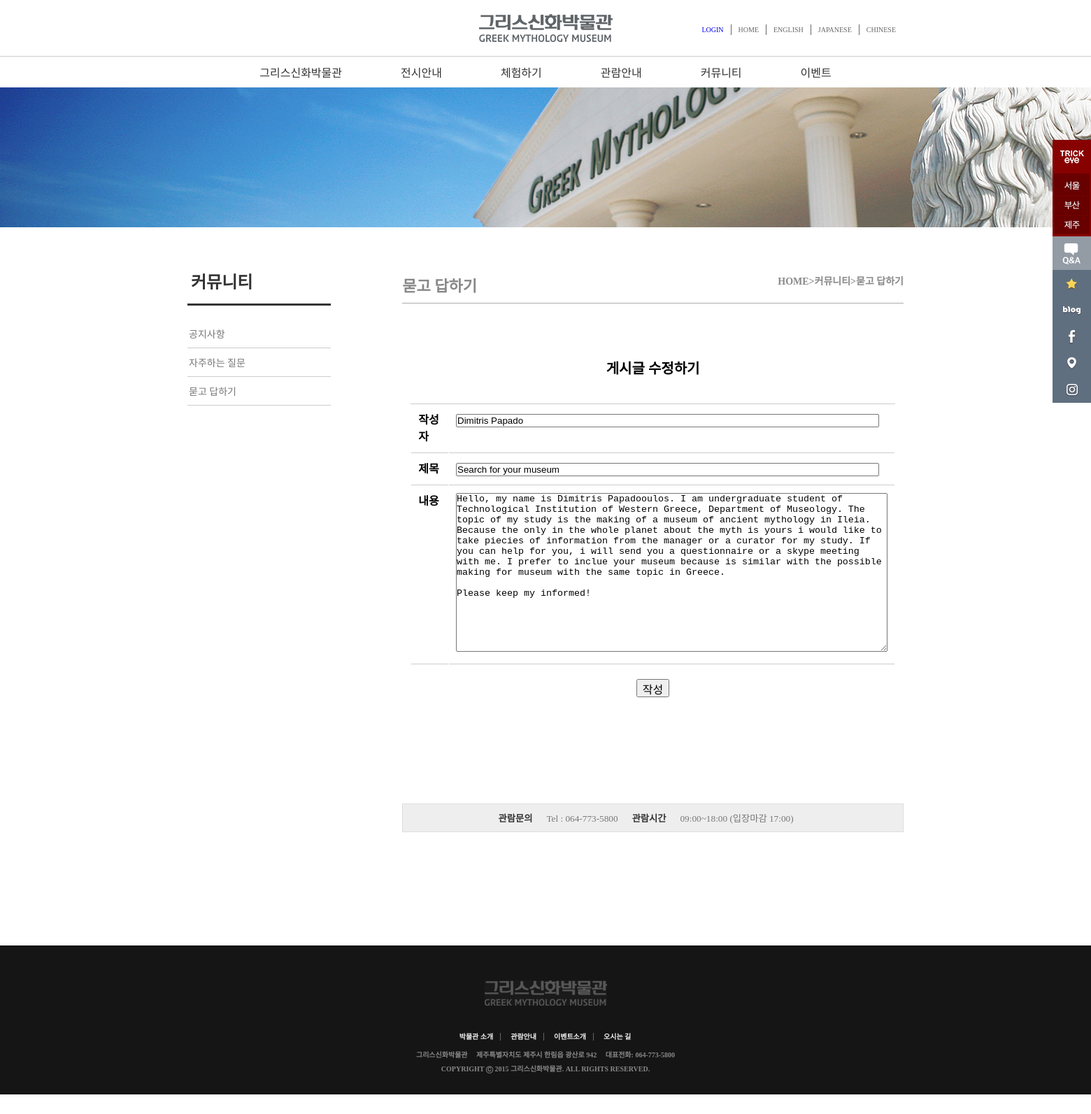
The app's page /Community/qna_modify.php?num=1 with its own data.
### tables this page shows
CREATE TABLE `board_qna` (
  `num` int(11) NOT NULL,
  `id` char(15) NOT NULL,
  `name` char(15) NOT NULL,
  `subject` char(200) NOT NULL,
  `content` text NOT NULL,
  `regist_day` char(20) NOT NULL,
  `hit` int(11) NOT NULL,
  `file_name` char(40) DEFAULT NULL,
  `file_type` char(40) DEFAULT NULL,
  `file_copied` char(40) DEFAULT NULL
);

### Community/qna_modify.php (the view, shortened to what this page needs)
<!DOCTYPE html>
<html lang="kor">
<head>
    <link rel="stylesheet" href="../css/common.css?ver=1">
    <link rel="stylesheet" href="../css/subpage_common.css?ver=1">
    <link rel="stylesheet" href="../css/community.css?ver=1">
    <link rel="stylesheet" href="../css/board_modify.css?ver=1">
</head>
<body>
    <div id="wrap">
        <header>
            <?php include "../header.php"  ?>
        </header>
        <section id="slider">
           <img src="../img/aboutus/sub_visual_bg.jpg" alt="">
        </section>
        <div id="sub_main">
            <aside id="left_menu">
            </aside>
        <section id="sub_contents">
            <h3>묻고 답하기<span>HOME>커뮤니티>묻고 답하기</span></h3>
            <?php
                $con = mysqli_connect("localhost", "user1", "12345", "sample");
                $num = $_GET['num'];
                $query = "select subject, content, regist_day, hit, name from board_qna where num = $num";
                $result = $con->query($query);
                $rows = mysqli_fetch_assoc($result);
                $subject = $rows['subject'];
                $content = $rows['content'];
                $id = $rows['name'];
            ?>
            <form method="POST" action="qna_modify_action.php">
                <table style="padding-top:50px" align=center width=auto border=0 cellpadding=2>
                    <tr>
                        <td style="height:33; float:center;">
                            <p style="font-size:20px; text-align:center; margin-top:15px; margin-bottom:15px"><b>게시글 수정하기</b></p>
                        </td>
                    </tr>
                    <tr>
                        <td bgcolor=white>
                            <table class="table2">
                                <tr>
                                    <td>작성자</td>
                                    <td><input type=text name="name" size=73 value="<?= $id ?>"></td>
                                </tr>
                                <tr>
                                    <td>제목</td>
                                    <td><input type=text name="subject" size=73 value="<?= $subject ?>"></td>
                                </tr>
                                <tr>
                                    <td>내용</td>
                                    <td><textarea name=content cols=75 rows=15><?= $content ?></textarea></td>
                                </tr>
                            </table>
                            <center>
                                <input style="height:26px; width:47px; font-size:16px;" type="submit" value="작성">
                            </center>
                        </td>
                    </tr>
                </table>
            </form>
            <article id="sub_contact">
                <div>
                    <h5>관람문의<span>Tel : 064-773-5800</span>관람시간<span>09:00~18:00 (입장마감 17:00)</span></h5>
                </div>
            </article>
        </section>
        </div>
        <footer>
        </footer>
 </div>
</body>
</html>

### css/common.css (style rules this page uses)
* { margin:0; padding:0; list-style: none; text-decoration: none; scroll-behavior: smooth; }
#wrap { width:100%; }
header { width:100%; }
footer { margin:60px 0 40px 0; width:100%; background-color: #151515; }
footer #foot { margin:0 auto; width:100%; overflow: hidden; text-align: center; padding: 20px 0; }
footer #foot img { margin: 30px; }
footer #foot ul { margin: 0 auto; }
footer #foot #foot_menu li { display: inline; padding:0; margin:0; }
footer #foot #foot_menu li a { margin: 0; padding: 0 10px; border-right: 1px solid #666; }
footer #foot #foot_menu li:last-child a { border-right: 1px solid #151515; }
footer #foot #foot_menu li a { text-decoration: none; font-size: 10px; font-weight: bold; color: #F2F2F2; }
footer #foot #contact { clear: both; margin:10px 0; }
footer #foot #contact li { font-size:10px; font-weight: bold; margin:5px 0; color: #888; }
footer #foot #contact li span { margin: 0 10px; }

### css/subpage_common.css (style rules this page uses)
#sub_main { width: 1024px; margin: 20px auto; overflow: hidden; }
#sub_main #left_menu { width:20%; float: left; }
#sub_main #left_menu nav h2 { margin:20px 0; padding: 15px 5px; border-bottom: 3px solid #333; color:#333; }
#sub_main #left_menu nav ul li { padding: 10px 2px; border-bottom: 1px solid #ccc; }
#sub_main #left_menu nav ul li a { text-decoration: none; color:#777; font-size: 14px; }
#sub_main #sub_contents { margin:20px 0; padding: 2px 0; width:70%; float: right; }
#sub_main #sub_contents h3 { font-size: 22px; color: #888; padding: 10px 0; margin:10px 0; border-bottom: 1px solid #aaa; }
#sub_main #sub_contents h3 span { font-size: 14px; float:right; }
#sub_main #sub_contents article { width:100%; }

### css/community.css (style rules this page uses)
#sub_main #sub_contact div { padding: 10px 0; border: 1px solid #ddd; background-color: #eee; margin: 150px 0 80px 0; }
#sub_main #sub_contact div h5 { width: 75%; margin: 0 auto; text-align: center; color: #333; }
#sub_main #sub_contact div h5 span { padding: 0 20px; font-weight: normal; color: #777; }

### css/board_modify.css (style rules this page uses)
table.table2 { border-collapse: separate; border-spacing: 1px; text-align: left; line-height: 1.5; border-top: 1px solid #ccc; margin: 20px 10px; }
table.table2 tr { width: 50px; padding: 10px; font-weight: bold; vertical-align: top; border-bottom: 1px solid #ccc; }
table.table2 td { width: 100px; padding: 10px; vertical-align: top; border-bottom: 1px solid #ccc; }

### records on screen
board_qna: name "Dimitris Papado", subject "Search for your museum", content "Hello, my name is Dimitris Papadooulos. I am undergraduate student of Technological Institution of Western Greece, Department of Museology. The topic of my study is the making of a museum of ancient mythology in Ileia. Because the only in the whole planet about the myth is yours i would like to take piecies of information from the manager or a curator for my study. If you can help for you, i will send you a questionnaire or a skype meeting with me. I prefer to inclue your museum because is similar with the possible making for museum with the same topic in Greece. Please keep my informed!"
